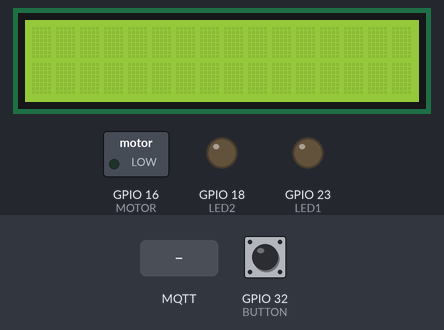
Recording of a sketch running on a simulated ESP32. Parts: 16×2 character LCD, switched loads named in the sketch (green lamp = pin HIGH), output pins drawn as LEDs (lit = HIGH). Dashed ring = blinking. Inputs (shaded band) come from the test bench; at power-on: GPIO 32 (BUTTON) HIGH. WiFi joins after 1.5 s; servers stay silent unless stated; no MQTT or app messages arrive unless stated; what the sketch prints to the serial monitor is not drawn.

Above: at 3.3 s.
3.4 s: GPIO 32 (BUTTON) pulled LOW for 3.2 s
At 4.8 s:
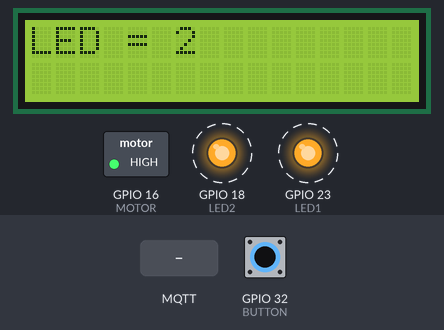
8.1 s: MQTT message "0" arrives on the first subscribed topic
At 9.3 s:
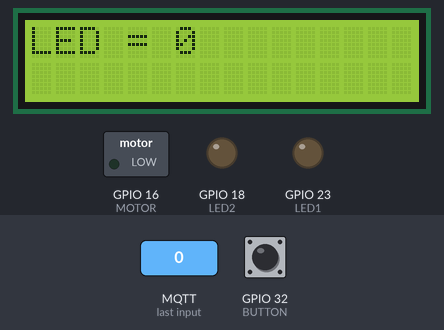
9.6 s: MQTT message "1" arrives on the first subscribed topic
At 10.5 s:
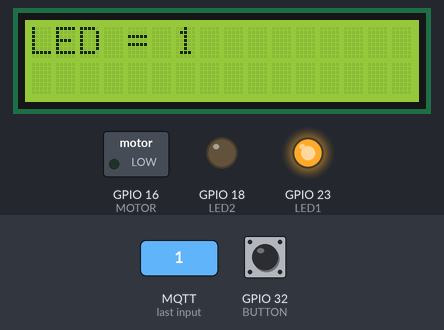
11.1 s: MQTT message "2" arrives on the first subscribed topic
At 11.9 s:
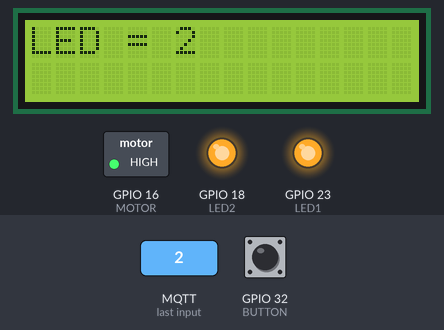
Timing chart, 0 to 13.6 s (numbered marks = the images above; inputs shaded):
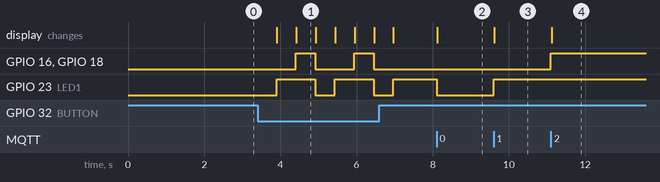

The sketch:

test1.ino
```cpp
#define LED1    23
#define LED2    18
#define MOTOR   16
#define BUTTON  32

#include <LCD_I2C.h>
#include <WiFi.h>
#include <MQTT.h>

// LCD
LCD_I2C lcd(0x27, 16, 2); // Default address of most PCF8574 modules

// WiFi and MQTT Configuration
const char ssid[] = "NUTCHA";
const char pass[] = "1122334455";

const char mqtt_broker[] = "test.mosquitto.org";
const char mqtt_topic[] = "group226/command";  // Command topic
const char mqtt_topic2[] = "group226/status";  // Status topic
const char mqtt_client_id[] = "clientId-uniqueID"; // Replace with unique client ID
int MQTT_PORT = 1883;

// State Variables
int count = 0;
int result = 0;
int prevResult = -1; // Previous state to track changes

WiFiClient net;
MQTTClient client;

// Function to connect to WiFi and MQTT
void connect() {
  Serial.print("Checking WiFi...");
  while (WiFi.status() != WL_CONNECTED) {
    Serial.print(".");
    delay(1000);
  }
  Serial.println("\nWiFi Connected!");

  Serial.print("Connecting to MQTT...");
  while (!client.connect(mqtt_client_id)) {
    Serial.print(".");
    delay(1000);
  }
  Serial.println("\nMQTT Connected!");

  client.subscribe(mqtt_topic); // Subscribe to command topic
}

// Callback for MQTT messages
void messageReceived(String &topic, String &payload) {
  Serial.println("Message received:");
  Serial.println("  Topic: " + topic);
  Serial.println("  Payload: " + payload);

  // Handle incoming commands
  if (payload == "0") {
    result = 0;
  } else if (payload == "1") {
    result = 1;
  } else if (payload == "2") {
    result = 2;
  } else {
    Serial.println("Unknown command received");
  }

  // Update outputs and LCD based on command
  if (result != prevResult) {
    prevResult = result; // Update previous state

    if (result == 0) {
      digitalWrite(LED1, LOW);
      digitalWrite(LED2, LOW);
      digitalWrite(MOTOR, LOW);
      lcd.clear();
      lcd.print("LED = 0");
    } else if (result == 1) {
      digitalWrite(LED1, HIGH);
      digitalWrite(LED2, LOW);
      digitalWrite(MOTOR, LOW);
      lcd.clear();
      lcd.print("LED = 1");
    } else if (result == 2) {
      digitalWrite(LED1, HIGH);
      digitalWrite(LED2, HIGH);
      digitalWrite(MOTOR, HIGH);
      lcd.clear();
      lcd.print("LED = 2");
    }

    // Publish the updated state to MQTT
    publishState();
  }
}

// Function to publish state to MQTT
void publishState() {
  String state;
  if (result == 0) {
    state = "LED = 0";
  } else if (result == 1) {
    state = "LED = 1";
  } else if (result == 2) {
    state = "LED = 2 + MOTOR";
  }

  if (client.publish(mqtt_topic2, state.c_str())) {
    Serial.println("Published: " + state);
  } else {
    Serial.println("Failed to publish state");
  }
}

void setup() {
  // Serial and LCD Initialization
  Serial.begin(9600);
  lcd.begin();
  lcd.backlight();

  // Pin Setup
  pinMode(BUTTON, INPUT_PULLUP);
  pinMode(LED1, OUTPUT);
  pinMode(LED2, OUTPUT);
  pinMode(MOTOR, OUTPUT);

  // WiFi and MQTT Setup
  WiFi.begin(ssid, pass);
  client.begin(mqtt_broker, MQTT_PORT, net);
  client.onMessage(messageReceived);

  connect();
}

void loop() {
  // Maintain MQTT connection
  if (!client.connected()) {
    connect();
  }
  client.loop();

  // Read button and debounce
  if (digitalRead(BUTTON) == LOW) {
    delay(500); // Debounce delay
    count++;
    result = count % 3; // Cycle between 0, 1, 2

    // Update outputs and LCD only if result has changed
    if (result != prevResult) {
      prevResult = result; // Update previous state

      if (result == 0) {
        digitalWrite(LED1, LOW);
        digitalWrite(LED2, LOW);
        digitalWrite(MOTOR, LOW);
        lcd.clear();
        lcd.print("LED = 0");
      } else if (result == 1) {
        digitalWrite(LED1, HIGH);
        digitalWrite(LED2, LOW);
        digitalWrite(MOTOR, LOW);
        lcd.clear();
        lcd.print("LED = 1");
      } else if (result == 2) {
        digitalWrite(LED1, HIGH);
        digitalWrite(LED2, HIGH);
        digitalWrite(MOTOR, HIGH);
        lcd.clear();
        lcd.print("LED = 2");
      }

      // Publish state to MQTT
      publishState();
    }
  }
}
```

Measured:
- after the input at 3.4 s, GPIO 16 (MOTOR), GPIO 18 (LED2): alternates HIGH for 0.51 s and LOW for 1.0 s, starting after 1.0 s; GPIO 23 (LED1): alternates HIGH for 1.0 s and LOW for 0.51 s, starting after 0.50 s; the display: first changes after 0.51 s (image 1 shows a later state)
- after the input at 8.1 s, GPIO 23 (LED1): HIGH → LOW at once; the display: changes at once (image 2)
- after the input at 9.6 s, GPIO 23 (LED1): LOW → HIGH at once; the display: changes at once (image 3)
- after the input at 11.1 s, GPIO 16 (MOTOR), GPIO 18 (LED2): LOW → HIGH at once; the display: changes at once (image 4)
- what the display in image 1 shows lasts 0.5 s, from 4.4 s to 4.9 s
